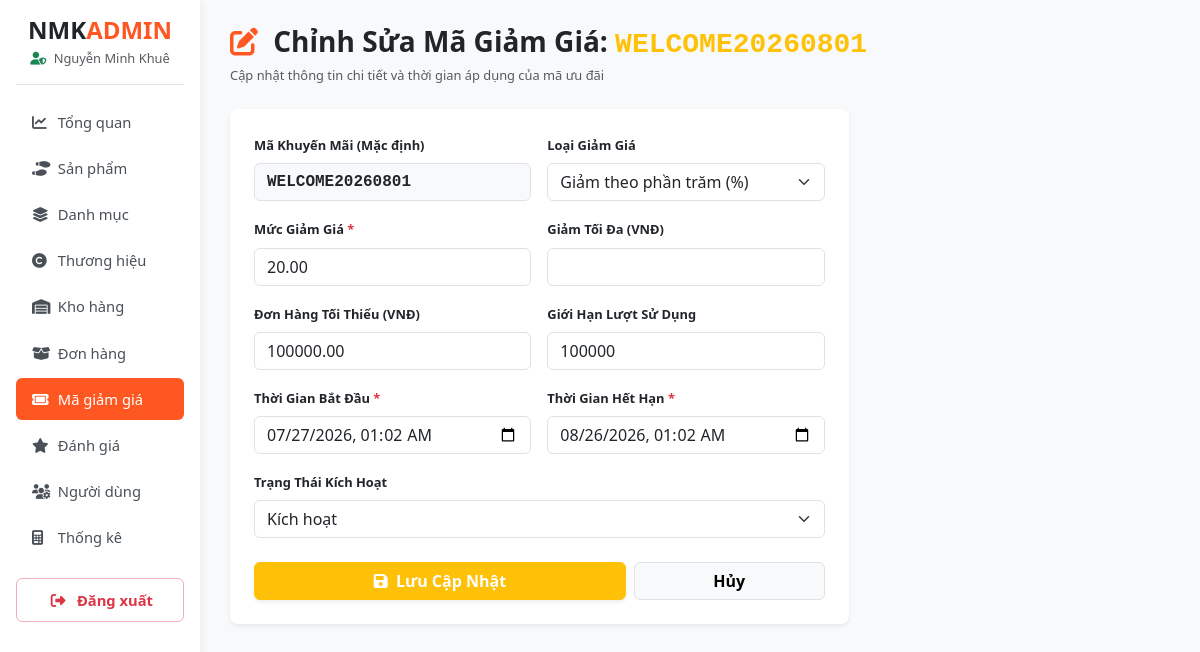
/admin/modules/khuyen-mai/edit-khuyenmai.php?id=5 (signed in), run on the app's committed database.
### tables this page shows
CREATE TABLE `coupons` (
  `id` int(11) NOT NULL,
  `code` varchar(20) NOT NULL,
  `discount_value` decimal(12,2) NOT NULL,
  `discount_type` enum('fixed','percent') DEFAULT 'fixed',
  `min_order_amount` decimal(12,2) DEFAULT 0.00,
  `usage_limit` int(11) DEFAULT NULL,
  `used_count` int(11) DEFAULT 0,
  `status` tinyint(1) DEFAULT 1,
  `start_date` datetime DEFAULT NULL,
  `end_date` datetime DEFAULT NULL,
  `max_discount_amount` decimal(12,2) DEFAULT NULL
);

### config.php (called while the page is built, shortened)
<?php
function sanitize($data) {
    return htmlspecialchars(trim((string)$data), ENT_QUOTES, 'UTF-8');
}

### admin/modules/khuyen-mai/edit-khuyenmai.php (the view, shortened to what this page needs)
<?php
require_once __DIR__ . '/../../../config.php';
$id = isset($_GET['id']) ? (int)$_GET['id'] : 0;
$stmt = $pdo->prepare("SELECT * FROM coupons WHERE id = ?");
$stmt->execute([$id]);
$coupon = $stmt->fetch();
require_once __DIR__ . '/../../includes/header.php';
require_once __DIR__ . '/../../includes/sidebar.php';
?>
<div class="mb-4">
    <h3 class="fw-bold m-0 text-dark">
        <i class="fa-solid fa-pen-to-square brand-orange me-2"></i> Chỉnh Sửa Mã Giảm Giá: <span class="text-warning font-monospace"><?= sanitize($coupon['code']) ?></span>
    </h3>
    <p class="text-muted small m-0 mt-1">Cập nhật thông tin chi tiết và thời gian áp dụng của mã ưu đãi</p>
</div>
<div class="row">
    <div class="col-12 col-md-10 col-lg-8">
        <div class="card border-0 shadow-sm p-4 bg-white rounded-3">
            <form action="" method="POST">
                <div class="row g-3 mb-3">
                    <div class="col-md-6">
                        <label class="form-label small fw-bold">Mã Khuyến Mãi (Mặc định)</label>
                        <input type="text" class="form-control text-uppercase font-monospace fw-bold bg-light" value="<?= sanitize($coupon['code']) ?>" readonly>
                    </div>
                    <div class="col-md-6">
                        <label class="form-label small fw-bold">Loại Giảm Giá</label>
                        <select name="discount_type" class="form-select">
                            <option value="percent" <?= $coupon['discount_type'] === 'percent' ? 'selected' : '' ?>>Giảm theo phần trăm (%)</option>
                        </select>
                    </div>
                </div>
                <div class="row g-3 mb-3">
                    <div class="col-md-6">
                        <label class="form-label small fw-bold">Mức Giảm Giá <span class="text-danger">*</span></label>
                        <input type="number" step="0.01" name="discount_value" class="form-control" value="<?= $coupon['discount_value'] ?>" required>
                    </div>
                    <div class="col-md-6">
                        <label class="form-label small fw-bold">Giảm Tối Đa (VNĐ)</label>
                        <input type="number" name="max_discount_amount" class="form-control" value="<?= $coupon['max_discount_amount'] ?>">
                    </div>
                </div>
                <div class="row g-3 mb-3">
                    <div class="col-md-6">
                        <label class="form-label small fw-bold">Đơn Hàng Tối Thiểu (VNĐ)</label>
                        <input type="number" name="min_order_amount" class="form-control" value="<?= $coupon['min_order_amount'] ?>">
                    </div>
                    <div class="col-md-6">
                        <label class="form-label small fw-bold">Giới Hạn Lượt Sử Dụng</label>
                        <input type="number" name="usage_limit" class="form-control" value="<?= $coupon['usage_limit'] ?>">
                    </div>
                </div>
                <div class="row g-3 mb-3">
                    <div class="col-md-6">
                        <label class="form-label small fw-bold">Thời Gian Bắt Đầu <span class="text-danger">*</span></label>
                        <input type="datetime-local" name="start_date" class="form-control" value="<?= !empty($coupon['start_date']) ? date('Y-m-d\TH:i', strtotime($coupon['start_date'])) : date('Y-m-d\TH:i') ?>" required>
                    </div>
                    <div class="col-md-6">
                        <label class="form-label small fw-bold">Thời Gian Hết Hạn <span class="text-danger">*</span></label>
                        <input type="datetime-local" name="end_date" class="form-control" value="<?= !empty($coupon['end_date']) ? date('Y-m-d\TH:i', strtotime($coupon['end_date'])) : date('Y-m-d\TH:i', strtotime('+30 days')) ?>" required>
                    </div>
                </div>
                <div class="mb-4">
                    <label class="form-label small fw-bold">Trạng Thái Kích Hoạt</label>
                    <select name="status" class="form-select">
                        <option value="1" <?= $coupon['status'] == 1 ? 'selected' : '' ?>>Kích hoạt</option>
                    </select>
                </div>
                <div class="d-flex gap-2">
                    <button type="submit" name="update_coupon" class="btn btn-warning text-white w-100 py-2.5 fw-bold shadow-sm">
                        <i class="fa-solid fa-floppy-disk me-1"></i> Lưu Cập Nhật
                    </button>
                    <a href="<?= BASE_URL ?>admin/modules/khuyen-mai/index-khuyenmai.php" class="btn btn-light border w-50 py-2.5 fw-bold text-center">Hủy</a>
                </div>
            </form>
        </div>
    </div>
</div>
<?php require_once __DIR__ . '/../../includes/footer.php'; ?>

### assets/css/style.css (style rules this page uses)
body.admin-body { background-color: #f8f9fa; font-family: 'Segoe UI', Roboto, Helvetica, Arial, sans-serif; font-size: 0.92rem; }
.brand-orange { color: #ff5722; }

### data on the page
coupons: code "WELCOME20260801", discount_type "Giảm theo phần trăm (%)", discount_value "20.00", min_order_amount "100000.00", usage_limit "100000", start_date "07/27/2026 01:02", end_date "08/26/2026 01:02", status "Kích hoạt"

### other printed values
$_SESSION['user']['fullname'] "Nguyễn Minh Khuê"
